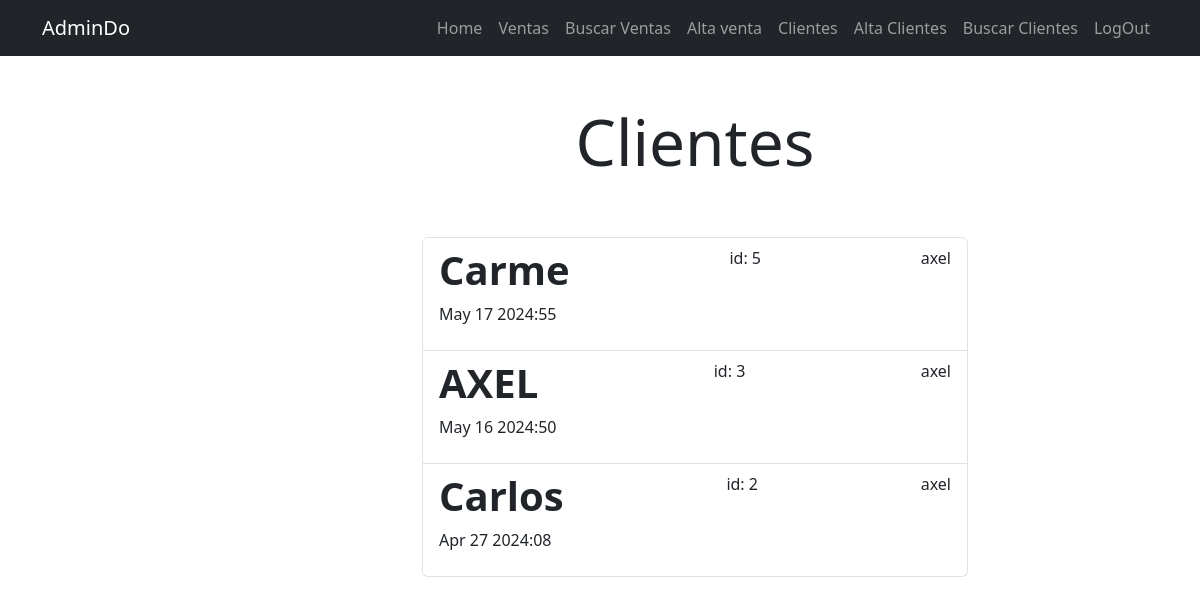
Page /clientes/completed/ (signed in) on the committed database.
### tasks/models.py (models this page shows, shortened)
class Cliente(models.Model):
    nombre = models.CharField(max_length=100)
    apellido = models.CharField(max_length=100)
    calle = models.CharField(max_length=100)
    colonia = models.CharField(max_length=100)
    celular = models.CharField(max_length=100)
    created = models.DateTimeField(auto_now_add=True)
    datecompleted = models.DateTimeField(null=True, blank=True)
    user = models.ForeignKey(User, on_delete=models.CASCADE)
    importante = models.BooleanField(default=False)

### tasks/views.py (the view)
# urls.py: path("clientes/completed/", views.buscar_cliente, name="clientes_completed"),
@login_required
def buscar_cliente(request):
    clientes = Cliente.objects.filter(
        user=request.user, datecompleted__isnull=False
    ).order_by("-datecompleted")
    return render(request, "clientes.html", {"clientes": clientes})

### tasks/templates/clientes.html
{% extends 'base.html' %}
{% block content %}
<main class="container">
    <div class="row">
        <div class="col-md-6 offset-md-4">
            <h1 class="text-center display-3 py-5">Clientes</h1>
    <ul class="list-group">
        {% for cliente in clientes %}
            <a class="list-group-item" href="{% url 'cliente_detail' cliente.id %}">
             <header class="d-flex justify-content-between">
                {% if task.important %}
                <h1 class="fw-bold text-success">{{ cliente.nombre }}</h1>
                {% else %}
                <h1 class="fw-bold">{{ cliente.nombre }}</h1>
                {% endif %}
                <p>id: {{ cliente.id }}</p>
                <p>{{ cliente.user.username }}</p>
             </header>
                <p>{{ cliente.datecompleted|date:'M j Y:i' }}</p>
            </a>
        {% endfor %}
        </ul>
     </div>
    </div>
</main>
{% endblock %}

### rows in the picture
Cliente: nombre "Carme", id "5", user.username "axel", datecompleted "May 17 2024:55"
Cliente: nombre "AXEL", id "3", user.username "axel", datecompleted "May 16 2024:50"
Cliente: nombre "Carlos", id "2", user.username "axel", datecompleted "Apr 27 2024:08"
